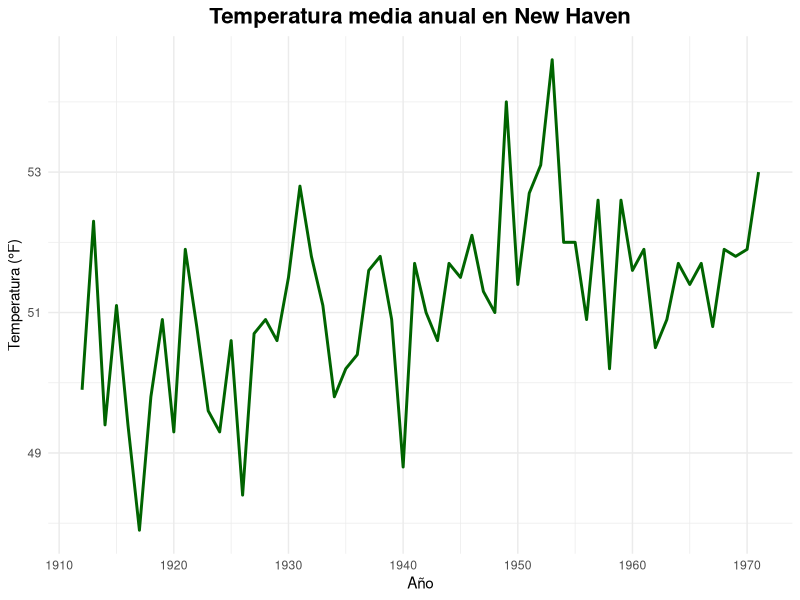
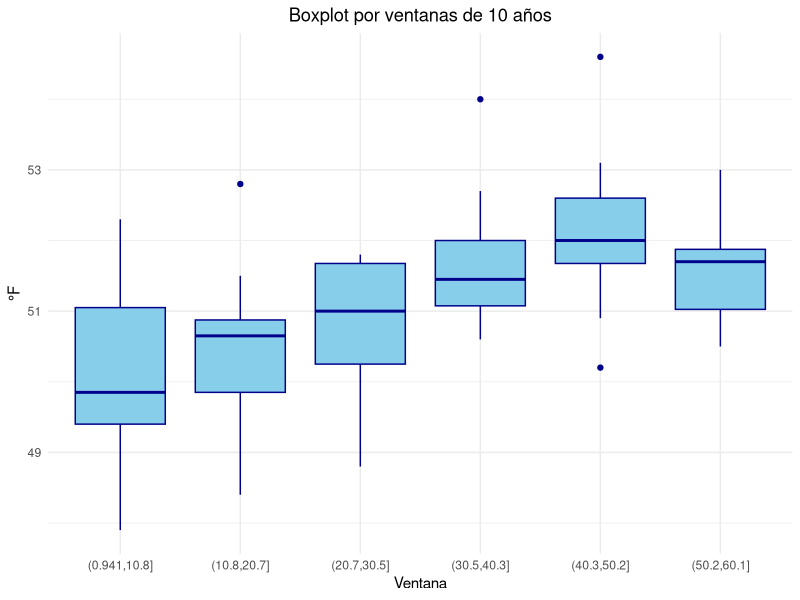
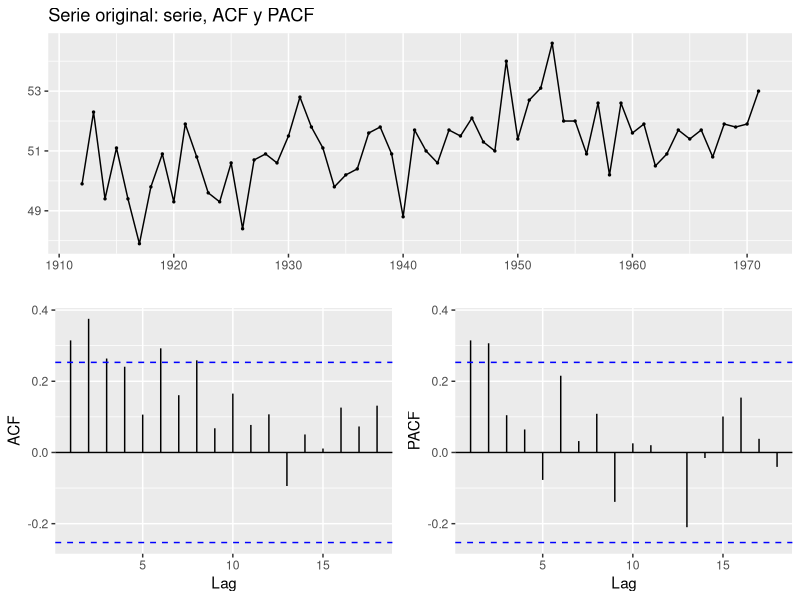
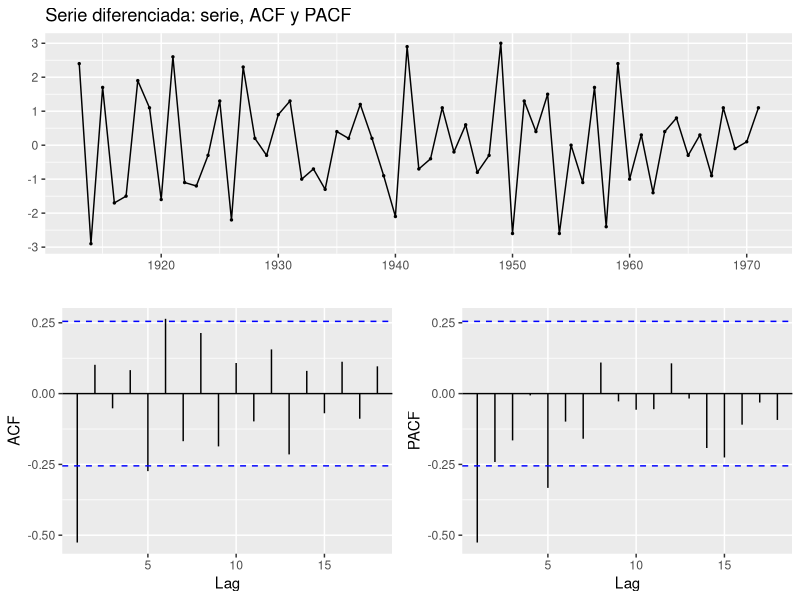
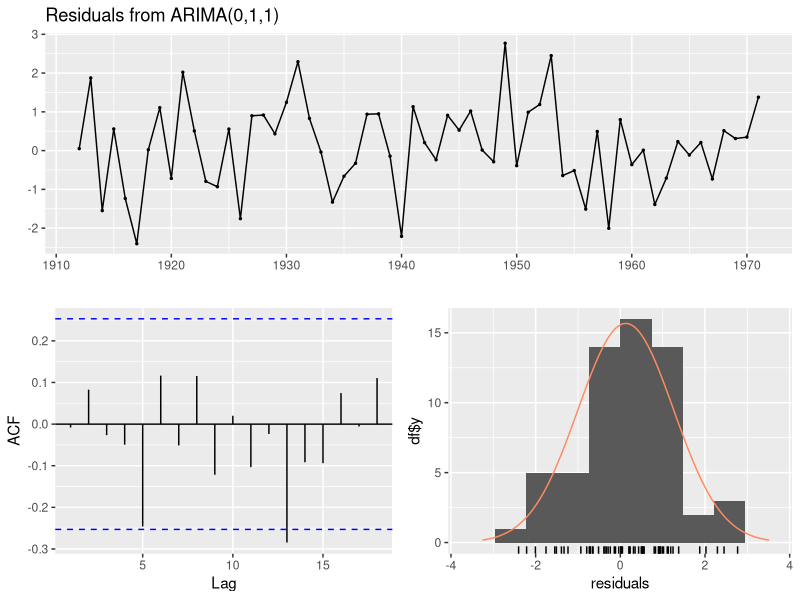
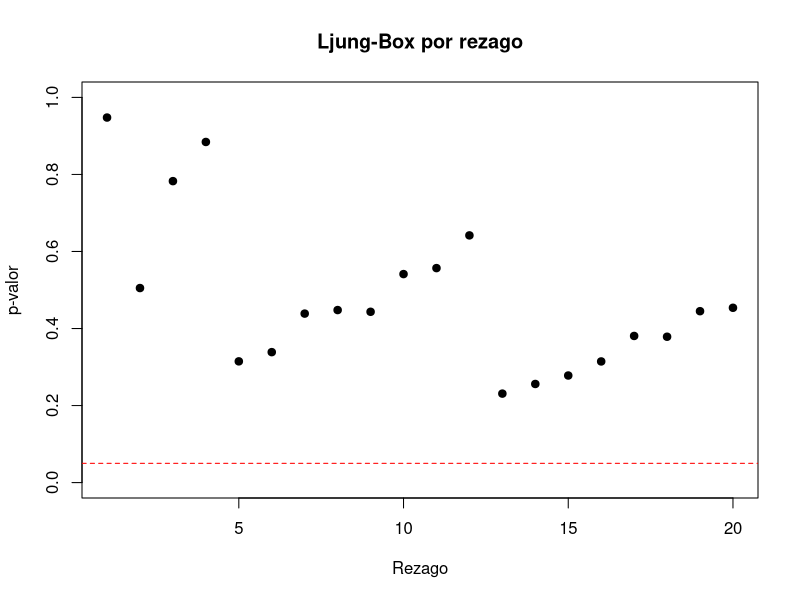
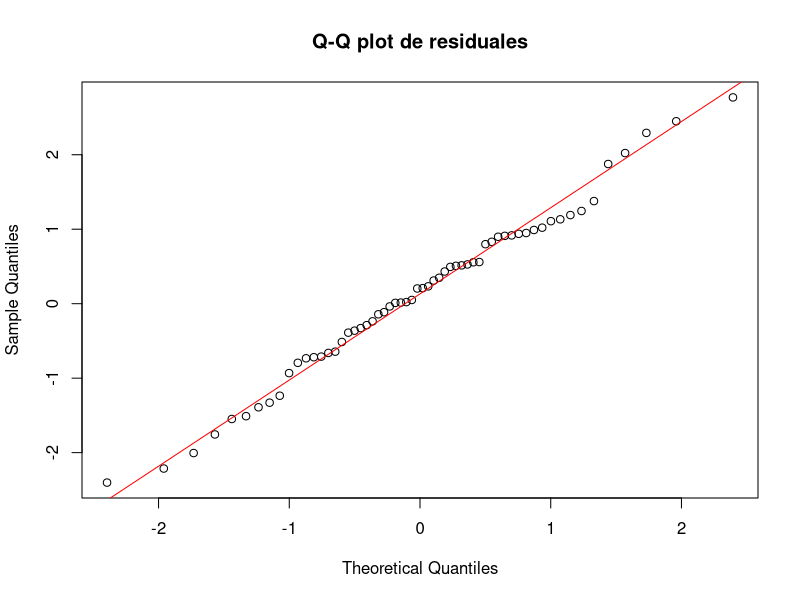
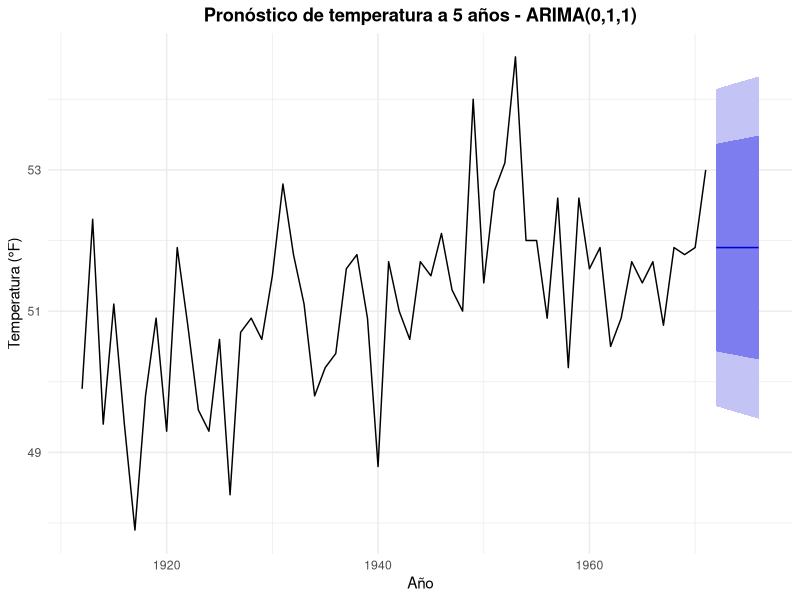

Here is the R script that generated these plots, in order:
# ============================================================
# Proyecto: Pronóstico de la temperatura media anual en New Haven
# Datos: nhtemp (incluido en R) - 1912 a 1971, n = 60, frecuencia anual
# Serie sin estacionalidad -> se usa un modelo ARIMA(p,d,q)
#
# Los gráficos se guardan automáticamente en la carpeta img/
# Ejecutar con la carpeta del proyecto como directorio de trabajo
# (comprobar con getwd()).
# ============================================================

# 1. PAQUETES ---------------------------------------------------
pkgs <- c("forecast", "tseries", "nortest", "car", "ggplot2", "gridExtra")
nuevos <- pkgs[!pkgs %in% installed.packages()[, "Package"]]
if (length(nuevos)) install.packages(nuevos)
invisible(lapply(pkgs, library, character.only = TRUE))

# Carpeta para guardar los gráficos
dir.create("img", showWarnings = FALSE)

# Función auxiliar: muestra el gráfico y lo guarda como PNG
guardar <- function(grafico, archivo, ancho = 8, alto = 5) {
  print(grafico)
  ggsave(file.path("img", archivo), plot = grafico,
         width = ancho, height = alto, dpi = 150)
}

# 2. DATOS Y EXPLORACIÓN ----------------------------------------
data(nhtemp)
class(nhtemp)
start(nhtemp); end(nhtemp); frequency(nhtemp)
paste("Número de observaciones:", length(nhtemp))
summary(nhtemp)

g_serie <- autoplot(nhtemp, colour = "darkgreen", size = 1) +
  labs(title = "Temperatura media anual en New Haven",
       x = "Año", y = "Temperatura (°F)") +
  theme_minimal() +
  theme(plot.title = element_text(hjust = 0.5, size = 16, face = "bold"))
guardar(g_serie, "01_serie.png")

# 3. HOMOGENEIDAD DE VARIANZAS (LEVENE) -------------------------
# H0: varianzas iguales entre ventanas  vs  H1: alguna es distinta
# Se dividen los 60 años en 6 ventanas de 10 años
ventanas <- cut(seq_along(nhtemp), breaks = 6)
pl <- leveneTest(as.numeric(nhtemp) ~ ventanas)
print(pl)
if (pl$`Pr(>F)`[1] < 0.05) {
  print("Se rechaza H0: varianzas diferentes (considerar Box-Cox)")
} else {
  print("No se rechaza H0: varianzas homogéneas (no se requiere Box-Cox)")
}

# Boxplot por ventanas
df_box <- data.frame(Ventana = ventanas, Temp = as.numeric(nhtemp))
g_box <- ggplot(df_box, aes(x = Ventana, y = Temp)) +
  geom_boxplot(fill = "skyblue", color = "darkblue") +
  labs(title = "Boxplot por ventanas de 10 años", x = "Ventana", y = "°F") +
  theme_minimal() +
  theme(plot.title = element_text(hjust = 0.5))
guardar(g_box, "02_boxplot_ventanas.png")

# 4. ESTACIONARIEDAD (DICKEY-FULLER) ----------------------------
# H0: no estacionaria  vs  Ha: estacionaria
adf <- adf.test(nhtemp)
print(adf)
if (adf$p.value < 0.05) {
  print("La serie es estacionaria")
} else {
  print("La serie no es estacionaria")
}
ndiffs(nhtemp)   # número de diferencias sugerido
cat("Frecuencia de la serie:", frequency(nhtemp),
    "-> serie anual, sin componente estacional (no aplica nsdiffs)\n")
# 5. ACF Y PACF -------------------------------------------------
png("img/03_acf_pacf_original.png", width = 1000, height = 700, res = 120)
ggtsdisplay(nhtemp, main = "Serie original: serie, ACF y PACF")
dev.off()
ggtsdisplay(nhtemp, main = "Serie original: serie, ACF y PACF")

dtemp <- diff(nhtemp)
summary(dtemp)
adf.test(dtemp)

png("img/04_acf_pacf_diferenciada.png", width = 1000, height = 700, res = 120)
ggtsdisplay(dtemp, main = "Serie diferenciada: serie, ACF y PACF")
dev.off()
ggtsdisplay(dtemp, main = "Serie diferenciada: serie, ACF y PACF")

# 6. SELECCIÓN DEL MODELO (AIC / BIC) ---------------------------
d <- ndiffs(nhtemp)      # se puede cambiar a mano (por ejemplo d <- 1)

buscar_arima <- function(x, pmax = 3, qmax = 3, d = 1) {
  filas <- list()
  for (p in 0:pmax) {
    for (q in 0:qmax) {
      fit <- tryCatch(Arima(x, order = c(p, d, q)), error = function(e) NULL)
      if (!is.null(fit)) {
        filas[[length(filas) + 1]] <- data.frame(
          p = p, d = d, q = q,
          AIC = fit$aic, AICc = fit$aicc, BIC = fit$bic
        )
      }
    }
  }
  tabla <- do.call(rbind, filas)
  tabla[order(tabla$BIC), ]       # ordenado por BIC (cambiar por AIC si se prefiere)
}

tabla_modelos <- buscar_arima(nhtemp, pmax = 3, qmax = 3, d = d)
print(head(tabla_modelos, 10))
write.csv(tabla_modelos, "tabla_modelos.csv", row.names = FALSE)

# Comparación con auto.arima
mod_auto <- auto.arima(nhtemp)
print(mod_auto)

# Modelo elegido: por defecto el de menor BIC. Se puede fijar a mano:
# orden <- c(0, 1, 1)
orden <- as.numeric(tabla_modelos[1, c("p", "d", "q")])
cat("Modelo elegido: ARIMA(", paste(orden, collapse = ","), ")\n")

# 7. ESTIMACIÓN -------------------------------------------------
mod <- Arima(nhtemp, order = orden)
print(summary(mod))

# Significancia de los coeficientes (z = coef / error estándar)
coefs <- coef(mod)
ses   <- sqrt(diag(vcov(mod)))
print(data.frame(coef = coefs, se = ses, z = coefs / ses,
                 p.valor = 2 * (1 - pnorm(abs(coefs / ses)))))

# 8. DIAGNÓSTICO DE RESIDUALES ----------------------------------
res <- residuals(mod)

# Panel: residuales, ACF y histograma + prueba de Ljung-Box
png("img/05_residuales.png", width = 1000, height = 800, res = 120)
checkresiduals(mod)
dev.off()
checkresiduals(mod)

# Ljung-Box para varios rezagos (H0: no hay autocorrelación)
lb_pvals <- sapply(1:20, function(k) {
  Box.test(res, lag = k, type = "Ljung-Box",
           fitdf = min(sum(orden[c(1, 3)]), k - 1))$p.value
})
grafico_lb <- function() {
  plot(1:20, lb_pvals, ylim = c(0, 1), pch = 19,
       xlab = "Rezago", ylab = "p-valor", main = "Ljung-Box por rezago")
  abline(h = 0.05, col = "red", lty = 2)
}
png("img/06_ljung_box.png", width = 900, height = 600, res = 120)
grafico_lb()
dev.off()
grafico_lb()

# Normalidad de los residuales
shapiro.test(res)
lillie.test(res)                 # Kolmogorov-Smirnov con corrección de Lilliefors
jarque.bera.test(res)            # Jarque-Bera (paquete tseries)

grafico_qq <- function() {
  qqnorm(res, main = "Q-Q plot de residuales")
  qqline(res, col = "red")
}
png("img/07_qqplot.png", width = 900, height = 600, res = 120)
grafico_qq()
dev.off()
grafico_qq()

# Homocedasticidad de los residuales (Levene por ventanas)
leveneTest(as.numeric(res) ~ cut(seq_along(res), breaks = 6))

# 9. PRONÓSTICO -------------------------------------------------
h <- 5   # años a pronosticar
fc <- forecast(mod, h = h, level = c(80, 95))
print(fc)
write.csv(as.data.frame(fc), "pronostico_nhtemp.csv")

g_fc <- autoplot(fc) +
  labs(title = paste0("Pronóstico de temperatura a ", h, " años - ARIMA(",
                      paste(orden, collapse = ","), ")"),
       x = "Año", y = "Temperatura (°F)") +
  theme_minimal() +
  theme(plot.title = element_text(hjust = 0.5, face = "bold"))
guardar(g_fc, "08_pronostico.png")

# 10. DESEMPEÑO -------------------------------------------------
# 10.1 Trayectoria ajustada vs serie original
g_ajuste <- autoplot(nhtemp, series = "Serie original") +
  autolayer(fitted(mod), series = "Ajustado") +
  labs(title = "Serie vs. trayectoria ajustada", x = "Año", y = "°F", colour = "") +
  theme_minimal() +
  theme(legend.position = "bottom", plot.title = element_text(hjust = 0.5))
guardar(g_ajuste, "09_ajuste.png")

# Métricas dentro de muestra (ME, RMSE, MAE, MPE, MAPE, MASE)
print(accuracy(mod))

# 10.2 Partición entrenamiento / prueba (80% - 20%)
n <- length(nhtemp)
n_train <- round(0.80 * n)
train <- window(nhtemp, end = time(nhtemp)[n_train])
test  <- window(nhtemp, start = time(nhtemp)[n_train + 1])

mod_train <- Arima(train, order = orden)
fc_test   <- forecast(mod_train, h = length(test))

mape_test <- mean(abs((as.numeric(test) - as.numeric(fc_test$mean)) / as.numeric(test))) * 100
cat(sprintf("MAPE (prueba): %.2f%%\n", mape_test))
print(accuracy(fc_test, test))

g_test <- autoplot(fc_test) +
  autolayer(test, series = "Prueba real") +
  labs(title = "Evaluación out-of-sample",
       subtitle = sprintf("MAPE (prueba): %.2f%%", mape_test),
       x = "Año", y = "°F", colour = "") +
  theme_minimal() +
  theme(legend.position = "bottom",
        plot.title = element_text(hjust = 0.5, face = "bold"),
        plot.subtitle = element_text(hjust = 0.5))
guardar(g_test, "10_prueba_out_of_sample.png")

# 10.3 Validación cruzada con ventana expansiva (5 folds)
k_folds   <- 5
min_train <- floor(n * 0.50)
step      <- floor((n - min_train) / k_folds)
x <- as.numeric(nhtemp)
mapes <- numeric(k_folds)

for (i in 1:k_folds) {
  train_end <- min_train + (i - 1) * step
  test_end  <- if (i == k_folds) n else min_train + i * step
  tr <- x[1:train_end]
  te <- x[(train_end + 1):test_end]
  fit_i <- Arima(tr, order = orden)
  pr_i  <- forecast(fit_i, h = length(te))$mean
  mapes[i] <- mean(abs((te - as.numeric(pr_i)) / te)) * 100
}

print(data.frame(Fold = 1:k_folds, MAPE = round(mapes, 2)))
cat(sprintf("MAPE medio: %.2f%%  |  Desv. est.: %.2f%%\n", mean(mapes), sd(mapes)))

g_cv <- ggplot(data.frame(Fold = 1:k_folds, MAPE = mapes),
               aes(x = factor(Fold), y = MAPE)) +
  geom_col(fill = "lightblue", color = "white") +
  geom_hline(yintercept = mean(mapes), color = "firebrick", linetype = "dashed") +
  labs(title = "MAPE por fold (validación cruzada expansiva)",
       x = "Fold", y = "MAPE (%)") +
  theme_minimal() +
  theme(plot.title = element_text(hjust = 0.5, face = "bold"))
guardar(g_cv, "11_validacion_cruzada.png")

cat("\nListo. Gráficos guardados en la carpeta img/\n")
